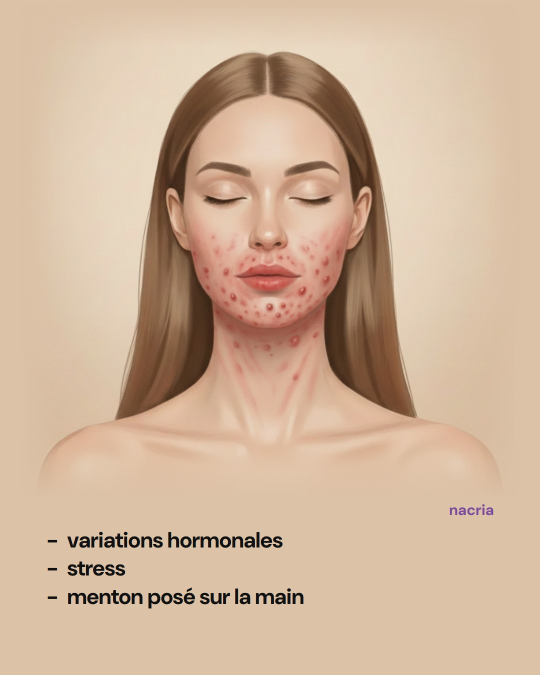
#> input picture Posts TikTok/À publier/Compte A - Carte du visage/A01 - Ce que tes boutons veulent dire/05.jpg, 1080 x 1350 px (shown at 1/2 size)
$ python export.py
#> lines starting #> are read from the running program, lines starting #| are printed output that depends on the picture
"""Build the "À publier" folder: one folder per account, one sub-folder per post with its slides (JPEG, ready for TikTok)
and texte.txt (title, description, hashtags), plus a recap text and a preview sheet per account.

Usage: python export.py
"""
import glob, pathlib, re, shutil

from PIL import Image

from legendes import A, B, C

HERE = pathlib.Path(__file__).parent.resolve()
ROOT = HERE.parent
OUT = ROOT / "À publier"
ACCOUNTS = [
    ("Compte A - Carte du visage", "A", A, lambda k: ROOT / "compte carte du visage" / "10 posts" / k),
    ("Compte B - Organes", "B", B, lambda k: ROOT / "compte organes" / "10 posts" / k),
    ("Compte C - BD", "C", C, lambda k: ROOT / "compte BD" / k),
]
REMINDER = ("Au moment de publier : mode photo TikTok, slides dans l'ordre, active « Contenu généré par IA » "
            "(les visuels sont générés), son en tendance.")


def safe(t):
    t = re.sub(r'[<>:"/\\|?*]', "", t).replace("…", "")
    t = "".join(ch for ch in t if ord(ch) < 0x2000 or ch == "’")  # no emojis in folder names
    return re.sub(r"\s+", " ", t).strip().rstrip(".,")


def sheet(folders, dst):
    rows = []
    for f in folders:
        ims = [Image.open(p).convert("RGB") for p in sorted(f.glob("*.jpg"))]
#> ims = 1 item
        rows.append([im.resize((round(im.width * 260 / im.height), 260)) for im in ims])
    w = max(sum(i.width + 6 for i in r) for r in rows)
    c = Image.new("RGB", (w, len(rows) * 266), "white")
#> c: PIL image 428x2660 RGB; every value is 255
    for y, r in enumerate(rows):
        x = 0
        for im in r:
            c.paste(im, (x, y * 266))
            x += im.width + 6
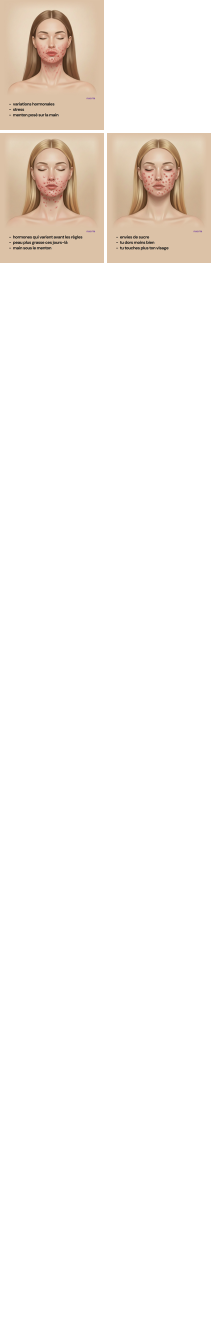
#> c: PIL image 428x2660 RGB (shown at 1/2 size); mean R, G, B 248.3, 244.2, 240.4
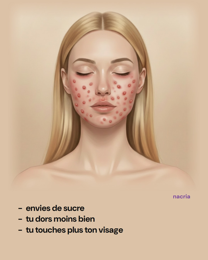
#> im: PIL image 208x260 RGB; mean R, G, B 207.7, 179.2, 152.2
#> (the run stopped early here; a loop or call above may not have finished)
